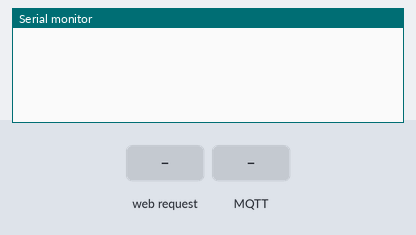
This sketch was run on a simulated ESP8266 (NodeMCU). On the bench: the last lines printed to the serial monitor. Inputs (shaded band) come from the test bench. WiFi joins after 1.5 s; servers stay silent unless stated; no MQTT or app messages arrive unless stated.

Above: at 2.2 s.
2.3 s: HTTP request GET /homewifi?ssid=1 received
At 3.3 s:
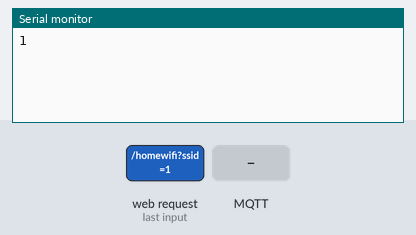
3.8 s: MQTT message "1" arrives on the first subscribed topic
At 4.8 s:
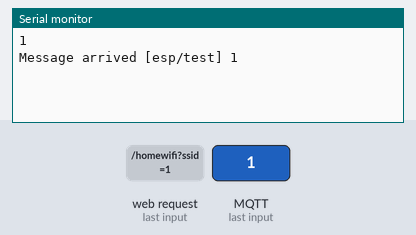
5.3 s: MQTT message "on" arrives on the first subscribed topic
At 6.1 s:
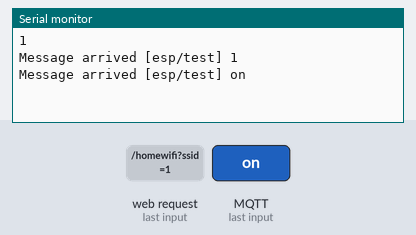
6.8 s: MQTT message "off" arrives on the first subscribed topic
At 7.5 s:
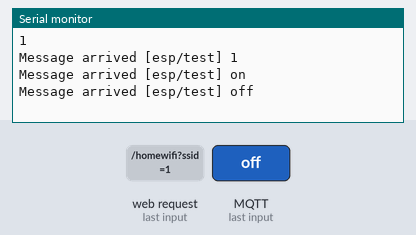

The sketch:

esp8266urlmqtt.ino
```cpp
//用URL將esp8266連至家用網路
//連至MQTTserver
//接收、推播MQTT的訊息

#include <ESP8266WiFi.h>
#include <WiFiClient.h>
#include <ESP8266WebServer.h>
#include <PubSubClient.h>

#ifndef APSSID
#define APSSID "HIHIesp8266"
#define APPSK  "qwer12345"
#endif

/* Set these to your desired credentials. */
const char *ssid = APSSID; //esp8266 APmode密碼
const char *password = APPSK;
const char* mqttServer = "soldier.cloudmqtt.com"; //MQTTserver密碼
const int mqttPort = 10155;
const char* mqttUser = "gqozliri";
const char* mqttPassword = "jDZQvmnvp-Bx";
String homessid=""; //家用wifi名稱
String homepassword="";

ESP8266WebServer server(80);
WiFiClient espClient;
PubSubClient client(espClient);

//--------------setup------------------
void setup() {
  delay(1000);
  Serial.begin(115200);
  WiFi.softAP(ssid, password); //設定apmode的密碼

  IPAddress myIP = WiFi.softAPIP();
  server.on("/homewifi", homewifift);
  server.begin();
  //client.publish("esp/test", "hello"); //Topic name

}
//----------------loop-------------------
int topic;
void loop() {
  server.handleClient();
  client.loop();
  if(client.connect("ESP8266Client", mqttUser, mqttPassword )&& !topic){
    client.subscribe("esp/test");
    topic=1;
  }
}

//homewifift()接收URL的家用wifi密碼
void homewifift() {
  server.send(200, "text/html", "<h1>You are connected</h1>");
  if(server.hasArg("ssid")){
    homessid = server.arg("ssid");
    Serial.println(homessid);
  }
  if(server.hasArg("password")){
    homepassword = server.arg("password");
    Serial.println(homepassword);
  }
  WiFi.begin(homessid,homepassword); //esp8266連到家中wifi
  client.setServer(mqttServer, mqttPort);
  client.setCallback(callback); //用於接收server的訂閱topic
 // client.setCallback(callback);
  while (!client.connected()) {
    delay(500);
    Serial.println("connect to mqtt...");
    if (client.connect("ESP8266Client", mqttUser, mqttPassword )){
      Serial.println("connected");
      topic=0;
    }
  }
  //client.subscribe("esp/test");
}

//callback()用於接收server的訂閱topic
void callback(char* topic, byte* payload, unsigned int length) {
      String callMsg = "";
      Serial.print("Message arrived [");
      Serial.print(topic);   // 打印主题信息
      Serial.print("] ");

      for (int i = 0; i < length; i++) {
        callMsg += char(payload[i]);
      }
      Serial.println(callMsg);
  }
```

Measured:
- after the input at 2.3 s, the serial monitor: prints a new line at once (image 1)
- after the input at 3.8 s, the serial monitor: prints a new line at once (image 2)
- after the input at 5.3 s, the serial monitor: prints a new line at once (image 3)
- after the input at 6.8 s, the serial monitor: prints a new line at once (image 4)
